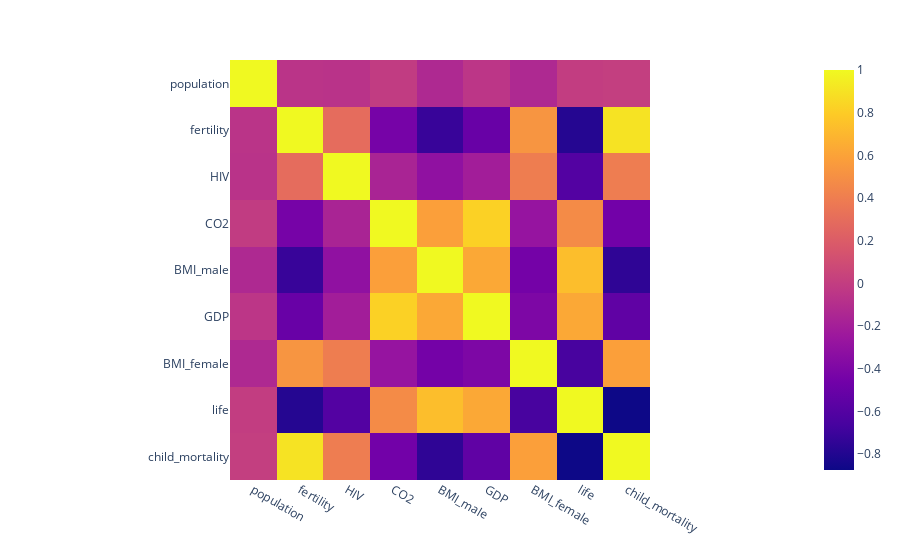

Notebook cell for this chart:
### Markdown cell above
<p dir=rtl style="direction: rtl;text-align: right;line-height:200%;font-family:vazir;font-size:medium">
<font face="vazir" size=3>
در سلول زیر با استفاده از
<code>corr</code>
میزان همبستگی متغیر ها به همدیگر را به دست آورده و  
<code>heatmap</code>
آن را رسم کنید.
  </font>
</p>

### Code cell
correlation_mat = data.___
heatmap = px.imshow(...)
heatmap.___()

### Figure 1 — Plotly figure (JSON) as saved in the notebook; plotly's stock layout.template omitted (floating-point values rounded to 4 significant figures)
{"data": [{"coloraxis": "coloraxis", "hovertemplate": "x: %{x}<br>y: %{y}<br>color: %{z}<extra></extra>", "name": "0", "type": "heatmap", "x": ["population", "fertility", "HIV", "CO2", "BMI_male", "GDP", "BMI_female", "life", "child_mortality"], "xaxis": "x", "y": ["population", "fertility", "HIV", "CO2", "BMI_male", "GDP", "BMI_female", "life", "child_mortality"], "yaxis": "y", "z": [[1, -0.06135, -0.06582, -0.01015, -0.1349, -0.04569, -0.1351, -0.005051, 0.008058], [-0.06135, 1, 0.2927, -0.4397, -0.7154, -0.5026, 0.5273, -0.7869, 0.9017], [-0.06582, 0.2927, 1, -0.1659, -0.3087, -0.2084, 0.3967, -0.6047, 0.3949], [-0.01015, -0.4397, -0.1659, 1, 0.581, 0.8231, -0.2808, 0.4767, -0.4582], [-0.1349, -0.7154, -0.3087, 0.581, 1, 0.6251, -0.447, 0.7316, -0.7497], [-0.04569, -0.5026, -0.2084, 0.8231, 0.6251, 1, -0.4007, 0.629, -0.5439], [-0.1351, 0.5273, 0.3967, -0.2808, -0.447, -0.4007, 1, -0.6587, 0.5821], [-0.005051, -0.7869, -0.6047, 0.4767, 0.7316, 0.629, -0.6587, 1, -0.8741], [0.008058, 0.9017, 0.3949, -0.4582, -0.7497, -0.5439, 0.5821, -0.8741, 1]]}], "layout": {"coloraxis": {"colorscale": [[0, "#0d0887"], [0.1111, "#46039f"], [0.2222, "#7201a8"], [0.3333, "#9c179e"], [0.4444, "#bd3786"], [0.5556, "#d8576b"], [0.6667, "#ed7953"], [0.7778, "#fb9f3a"], [0.8889, "#fdca26"], [1, "#f0f921"]]}, "margin": {"t": 60}, "xaxis": {"anchor": "y", "constrain": "domain", "domain": [0, 1], "scaleanchor": "y"}, "yaxis": {"anchor": "x", "autorange": "reversed", "constrain": "domain", "domain": [0, 1]}}}
